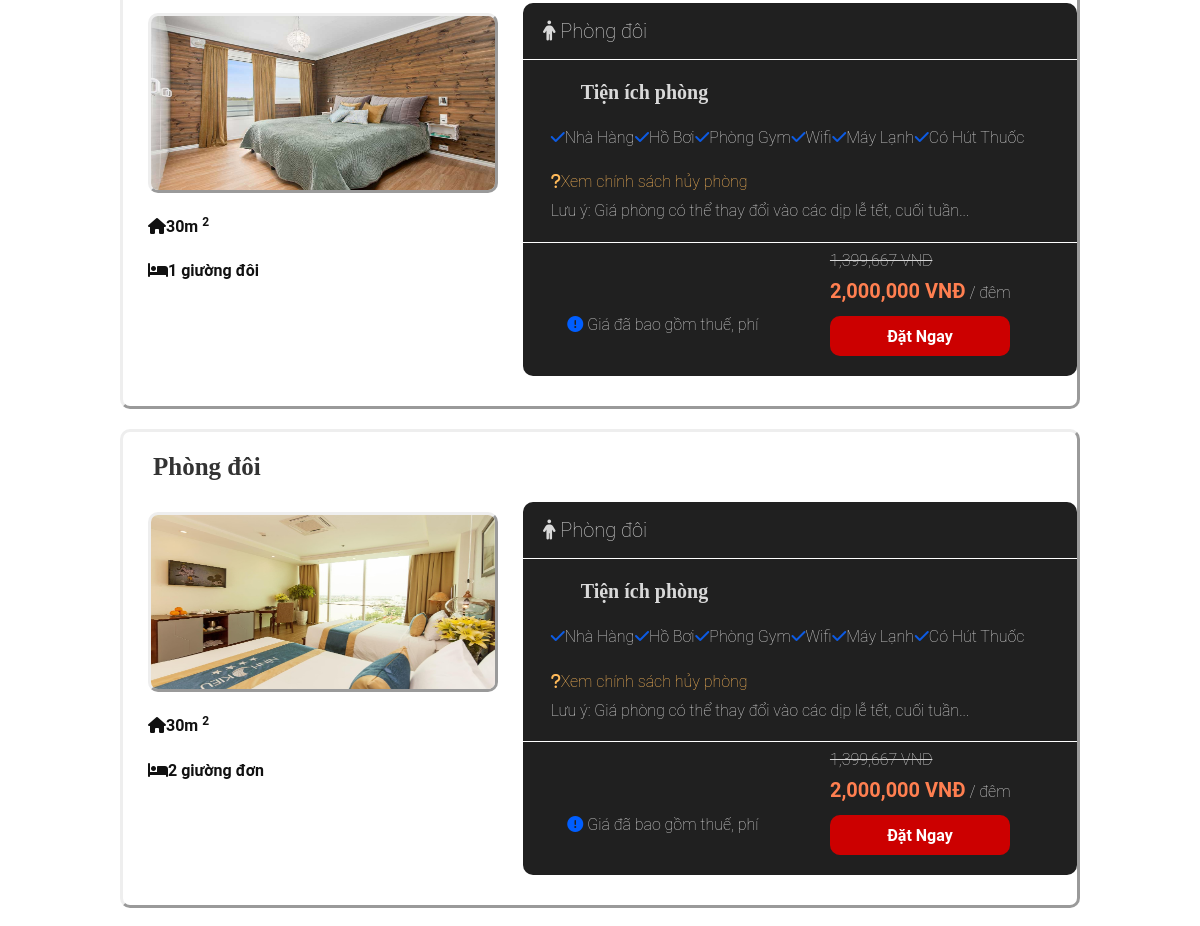
The app's page /index.php?act=product&maKhachSan=1 (middle part), older data.
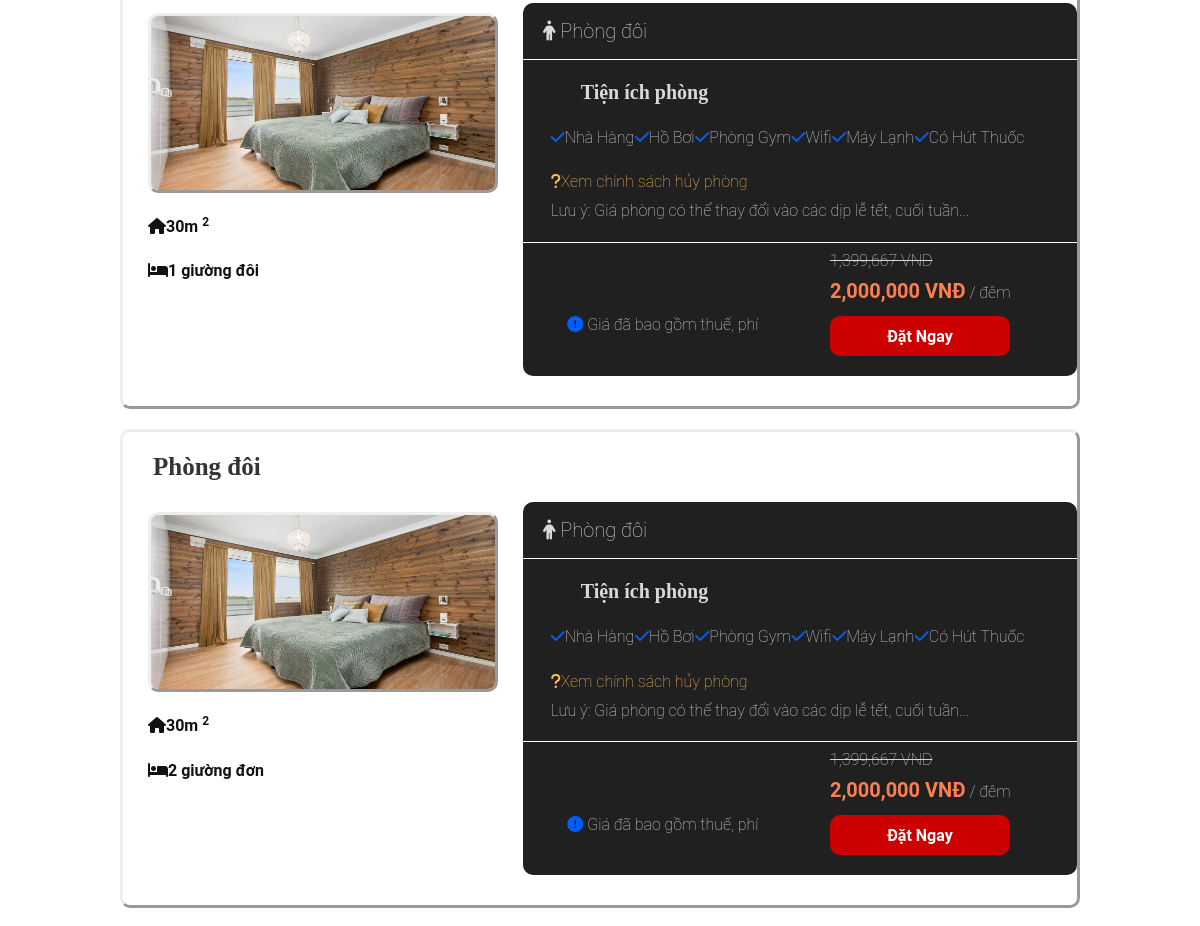
The same page, newer data.
### tables this page shows
CREATE TABLE `phong` (
  `maPhong` int(11) NOT NULL,
  `maKhachSan` int(11) NOT NULL,
  `soPhong` int(11) NOT NULL,
  `maLoaiPhong` int(11) NOT NULL,
  `giaPhong` float NOT NULL,
  `giuong` varchar(255) NOT NULL,
  `dienTich` int(11) NOT NULL,
  `image` varchar(255) NOT NULL,
  `trangThai` bit(1) NOT NULL DEFAULT b'0'
);

CREATE TABLE `loaiphong` (
  `maLoaiPhong` int(11) NOT NULL,
  `tenLoai` varchar(50) NOT NULL,
  `nhaHang` bit(1) NOT NULL DEFAULT b'0',
  `hoBoi` bit(1) NOT NULL DEFAULT b'0',
  `phongGym` bit(1) NOT NULL DEFAULT b'0',
  `wifi` bit(1) NOT NULL DEFAULT b'0',
  `mayLanh` bit(1) NOT NULL DEFAULT b'0',
  `hutThuoc` bit(1) NOT NULL DEFAULT b'0'
);

### PDO/sanpham.php (called while the page is built, shortened)
<?php
function truyVanPhong($maKhachSan)
{
    $sql = "SELECT * FROM phong  INNER JOIN loaiphong ON phong.maLoaiPhong = loaiphong.maLoaiPhong WHERE maKhachSan = '$maKhachSan' ";
    $rows = pdo_truyVanAll($sql);
    return $rows;
}
function addDotToNumber($number)
{
    $number_parts = explode('.', $number);
    $integer_part = $number_parts[0];
    $formatted_number = number_format($integer_part);
    return $formatted_number;
}

### PDO/pdo.php (called while the page is built, shortened)
<?php
$servername = "localhost";
$username = "root";
$password = "";
try {
    $conn = new PDO("mysql:host=$servername;dbname=nhom12", $username, $password);
    $conn->setAttribute(PDO::ATTR_ERRMODE, PDO::ERRMODE_EXCEPTION);
    return $conn;
} catch (PDOException $e) {
    echo "Connection failed: " . $e->getMessage();
}
function pdo_truyVanAll($sql)
{
    global $conn;
    try {
        $stmt = $conn->prepare($sql);
        $stmt->execute();
        $rows = $stmt->fetchAll();
        return $rows;
    } catch (PDOException $e) {
        throw $e;
    } finally {
        unset($conn);
    }
}

### layout/product.php (the view, shortened to what this page needs)
<?php
foreach ($rows as $key => $value) {
?>
  <div class="mota">
    <h3><?php echo $value['tenLoai'] ?></h3>
    <div class="all">
      <div class="all_lef">
        <img src="<?php echo $value['image'] ?>" alt="">
        <div class="tn">
          <p><i class="fa-solid fa-house"></i><?php echo $value['dienTich'] ?>m <sup>2</sup></p>
          <p><i class="fa-solid fa-bed"></i><?php echo $value['giuong'] ?></p>
        </div>
      </div>
      <div class="all_right">
        <p class="he"><i class="fa-solid fa-person"></i> <?php echo $value['tenLoai'] ?></p>
        <div class="uu_dai">
          <h3>Tiện ích phòng </h3>
          <div class="ct_ud">
            <?php
            if ($value['nhaHang']) { ?>
              <p><i class="fa-solid fa-check" style="color: #0d5be3;"></i>Nhà Hàng</p>
            <?php
            }
            ?>
            <?php
            if ($value['hoBoi']) { ?>
              <p><i class="fa-solid fa-check" style="color: #0d5be3;"></i>Hồ Bơi</p>
            <?php
            }
            ?>
            <?php
            if ($value['phongGym']) { ?>
              <p><i class="fa-solid fa-check" style="color: #0d5be3;"></i>Phòng Gym</p>
            <?php
            }
            ?>
            <?php
            if ($value['wifi']) { ?>
              <p><i class="fa-solid fa-check" style="color: #0d5be3;"></i>Wifi</p>
            <?php
            }
            ?>
            <?php
            if ($value['mayLanh']) { ?>
              <p><i class="fa-solid fa-check" style="color: #0d5be3;"></i>Máy Lạnh</p>
            <?php
            }
            ?>
            <?php
            if ($value['hutThuoc']) { ?>
              <p><i class="fa-solid fa-check" style="color: #0d5be3;"></i>Có Hút Thuốc</p>
            <?php
            }
            ?>
          </div>
          <div class="van_dap">
            <a href=""><i class="fa-solid fa-question"></i>Xem chính sách hủy phòng</a>
            <p>Lưu ý: Giá phòng có thể thay đổi vào các dịp lễ tết, cuối tuần...</p>
          </div>
        </div>
        <div class="book_ct">
          <p class="ct"><i class="fa-solid fa-circle-exclamation" style="color: #005eff;"></i> Giá đã bao gồm thuế, phí</p>
          <div class="dat_ngay">
            <p><del>1,399,667 VND</del></p>
            <p><strong><?php $number = addDotToNumber($value['giaPhong']);
                        echo $number  ?> VNĐ</strong>
              / đêm
            </p>
            <a href="index.php?act=card&maPhongAdd=<?php echo $value['maPhong'] ?>"><button>Đặt Ngay</button></a>
          </div>
        </div>
      </div>
    </div>
  </div>
<?php
}
?>
</head>
<body>

Row changes from the older to the newer data that the page shows:
changed phong "2 giường đơn": image: a different picture
